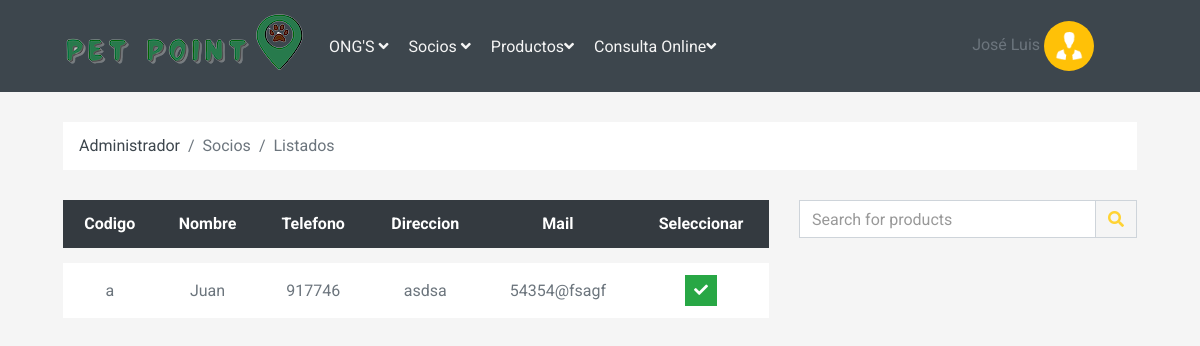
The page /View/Administrador/ListarUsuVeterinaria.php (signed in) on the database its author committed.
### tables this page shows
CREATE TABLE `usuario` (
  `codigo` varchar(200) NOT NULL,
  `pass` varchar(200) NOT NULL,
  `nombre` varchar(200) NOT NULL,
  `telefono` int(11) NOT NULL,
  `direccion` varchar(200) NOT NULL,
  `mail` varchar(200) NOT NULL,
  `img` varchar(200) DEFAULT NULL,
  `rol` int(11) NOT NULL
);

### View/Administrador/ListarUsuVeterinaria.php (the view, shortened to what this page needs)
<?php
$db = new Conexion();
$con = $db->conectar();
$consulta = "SELECT * FROM usuario WHERE rol = 4 ";
$resultado = mysqli_query($con, $consulta);
?>
<!DOCTYPE html>
<html lang="en">
<head>
    <link href="https://cdnjs.cloudflare.com/ajax/libs/font-awesome/5.10.0/css/all.min.css" rel="stylesheet">
    <link href="../../Css/style.css" rel="stylesheet">
</head>
<body>
    <?php
    include "../BarrasYLibrerias/BarraAdministrador.php";
    ?>
    <div class="container-fluid">
        <div class="row px-xl-5">
            <div class="col-12">
                <nav class="breadcrumb bg-light mb-30">
                    <a class="breadcrumb-item text-dark" href="Administrador.php">Administrador</a>
                    <span class="breadcrumb-item active">Socios</span>
                    <span class="breadcrumb-item active">Listados</span>
                </nav>
            </div>
        </div>
    </div>
    <div class="container-fluid">
        <div class="row px-xl-5">
            <div class="col-lg-8 table-responsive mb-5">
                <table class="table table-light table-borderless table-hover text-center mb-0">
                    <thead class="thead-dark">
                        <tr>
                            <th>Codigo</th>
                            <th>Nombre</th>
                            <th>Telefono</th>
                            <th>Direccion</th>
                            <th>Mail</th>
                            <th>Seleccionar</th>
                        </tr>
                    </thead>
                    <tbody class="align-middle">
                        <?php foreach ($resultado as $row) {
                            $codigo = $row['codigo'];
                            $pass = $row['pass'];
                            $nombre = $row['nombre'];
                            $telefono = $row['telefono'];
                            $direccion = $row['direccion'];
                            $mail = $row['mail'];
                        ?>
                            <tr>
                                <td class="align-middle"><?php echo $row['codigo'] ?></td>
                                <td class="align-middle"><?php echo $row['nombre'] ?></td>
                                <td class="align-middle"><?php echo $row['telefono'] ?></td>
                                <td class="align-middle"><?php echo $row['direccion'] ?></td>
                                <td class="align-middle"><?php echo $row['mail'] ?></td>
                                <td class="align-middle"><a class="btn btn-sm btn-success" href="EliminarModificarUsuVete.php?codigo=<?php echo $codigo ?>&pass=<?php echo $pass ?>&nombre=<?php echo $nombre ?>&telefono=<?php echo $telefono ?>&dir=<?php echo $direccion ?>&mail=<?php echo $mail ?>"><i class="fa fa-check"></i></a></td>
                            </tr>
                        <?php } ?>
                    </tbody>
                </table>
            </div>
            <div class="col-lg-4">
                <form action="">
                    <div class="input-group">
                        <input type="text" class="form-control" placeholder="Search for products">
                        <div class="input-group-append">
                            <span class="input-group-text bg-transparent text-primary">
                                <i class="fa fa-search"></i>
                            </span>
                        </div>
                    </div>
                </form>
            </div>
        </div>
    </div>
</body>
</html>

### rows shown on the page
usuario: codigo "a", nombre "Juan", telefono "917746", direccion "asdsa", mail "54354@fsagf"

### other values the page prints
$name "José Luis"
